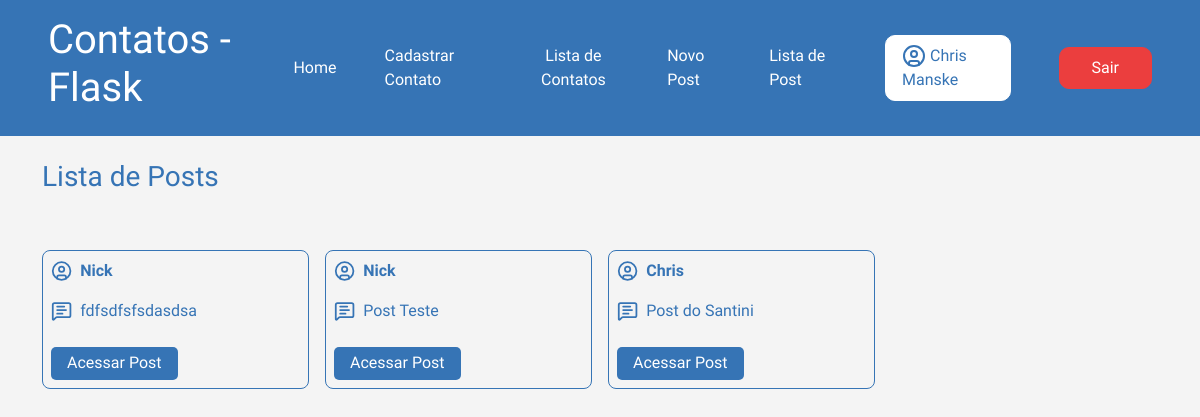
/post/lista (signed in), run on an earlier commit of the app's database.
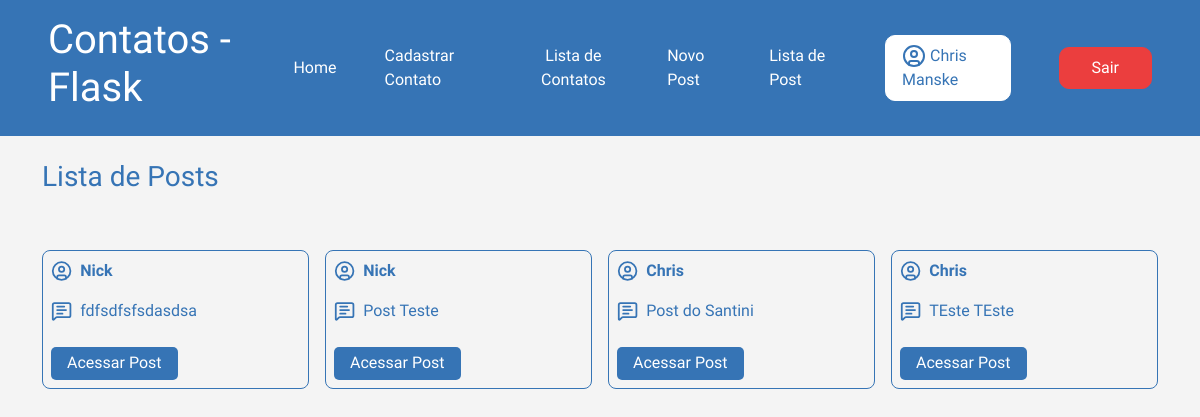
And on a later commit of the database.
### app/models.py (models this page shows, shortened)
class User(db.Model, UserMixin):
    id = db.Column(db.Integer, primary_key=True)
    nome = db.Column(db.String(100), nullable=True)
    sobrenome = db.Column(db.String(100), nullable=True)
    email = db.Column(db.String(100), nullable=True)
    senha = db.Column(db.String(100), nullable=True)
    posts = db.relationship('Post', backref='autor', lazy=True)
    comentarios = db.relationship('PostComentarios', backref='autor', lazy=True)

class Post(db.Model):
    id = db.Column(db.Integer, primary_key=True)
    data_criacao = db.Column(db.DateTime, default=datetime.now())
    mensagem = db.Column(db.String(500), nullable=True)
    imagem = db.Column(db.String(500), nullable=True, default='default.png')
    user_id = db.Column(db.Integer, db.ForeignKey('user.id'), nullable=True)
    comentarios = db.relationship('PostComentarios', backref='post', lazy=True)

### app/views.py (the view)
@app.route('/post/lista')
@login_required
def PostLista():
    posts = Post.query.all()
    print(current_user.posts)
    return render_template('post_lista.html', posts=posts)

### app/models.py (called while the page is built)
@login_manager.user_loader
def load_user(user_id):
    return User.query.get(user_id)

### app/templates/post_lista.html (shortened to what this page needs)
{% extends 'base.html' %}
{% block content %}
    <div class="container">
            <div class="row mt-4">
                <h3>Lista de Posts</h3>
                    <div class="container-posts">
                        {% for linha in posts %}
                        <div class="post">
                            <div class="user">
                                <p id="usuario">{{linha.autor.nome}}</p>
                            </div>
                            <div class="mensagemmm">
                                <p>{{linha.mensagem }}</p>
                            </div>
                            <div class="link">
                                <a href="{{url_for('PostComentarios', id=linha.id)}}">Acessar Post</a>
                            </div>
                        </div>
                        {% endfor %}
                </div>
            </div>
    </div>
{% endblock %}

### app/templates/base.html (shortened to what this page needs)
<!DOCTYPE html>
<html lang="pt-br">
<head>
    <link href="https://cdn.jsdelivr.net/npm/bootstrap@5.3.7/dist/css/bootstrap.min.css" rel="stylesheet">
    <link rel="stylesheet" href="{{ url_for('static', filename='style.css') }}">
</head>
<body>
        {% block content %} {% endblock %}
</body>
</html>

### app/templates/header.html (shortened to what this page needs)
{% extends "base.html" %}
{% block content %}
    <header>
        <div class="container-header">
            <div class="logo">
                <h1>Contatos - Flask</h1>
            </div>
            <div class="botoesLinks">
                <a href="{{url_for('homepage')}}" class="link">Home</a>
                <a href="{{url_for('contato_cadastro')}}" class="link">Cadastrar Contato</a>
                <a href="{{url_for('contatoLista')}}" style="text-align: center;" class="link">Lista de Contatos</a>
                <a href="{{url_for('PostNovo')}}"class="link">Novo Post</a>
                <a href="{{url_for('PostLista')}}"class="link">Lista de Post</a>
                {% if current_user.is_authenticated %}
                <a href="" class="Cadastro-User-Logado"> {{current_user.nome}} {{current_user.sobrenome}}</a>
                <a href="{{url_for('logout')}}" class="Cadastro-Sair">Sair</a>
                {% else %}
                <a href="{{url_for('login')}}" class="Cadastro-User">Entrar/Cadastrar</a>
                {% endif %}
            </div>
        </div>
    </header>
{% endblock %}

### app/static/style.css (style rules this page uses)
* { margin: 0; padding: 0; }
body { font-family: "Nata Sans", sans-serif; background-color: #f4f4f4; color: #3674B5; width: 100%; }
p { font-size: 16px; text-align: center; font-weight: 400; }
header { background-color: #3674B5; color: white; font-family: "Nata Sans", sans-serif; width: 100%; }
.container-header { display: flex; flex-direction: row; justify-content: space-between; align-items: center; padding: 1rem 3rem; }
.container-header h1 { font-size: 2.5rem; }
.botoesLinks { display: flex; align-items: center; gap: 3rem; }
.botoesLinks a { text-decoration: none; color: white; }
.container { width: 100% !important; }
.Cadastro-User-Logado { color: #3674B5 !important; background-color: white; border: 1px solid white; padding: 0.5rem 1rem; border-radius: 10px; }
.Cadastro-Sair { color: #ffffff !important; background-color: rgb(235, 62, 62); border: 1px solid rgb(235, 62, 62); padding: 0.5rem 2rem; border-radius: 10px; }
.container-posts { display: grid; grid-template-columns: repeat(4, 1fr); gap: 1rem; margin-top: 3rem; }
.container-posts .post { padding: 0.5rem; border: 1px solid #3674B5; border-radius: 8px; display: flex !important; flex-direction: column !important; justify-content: start !important; align-items: center !important; width: 100%; gap: 0.5rem; }
.container-posts .post .user, .container-posts .post .mensagemmm { display: flex; width: 100%; gap: 0.5rem; }
.container-posts .post a { background-color: #3674B5; padding: 0.3rem 1rem; border-radius: 5px; color: white !important; text-decoration: none !important; }
.container-posts .post p { width: 100%; text-align: left !important; }
.container-posts .post .link { width: 100%; display: flex; justify-content: start; }
.container-posts .post #usuario { font-weight: 700; margin-bottom: 0.5rem; }

What changed in the data, as far as the page shows it:
added Post: autor.nome "Chris", mensagem "TEste TEste"
